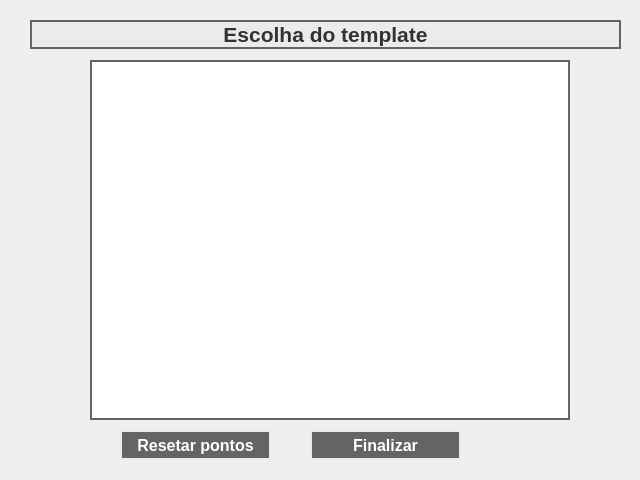
<?xml version="1.0" encoding="UTF-8"?>
<ui version="4.0">
 <class>Dialog</class>
 <widget class="QDialog" name="Dialog">
  <property name="geometry">
   <rect>
    <x>0</x>
    <y>0</y>
    <width>640</width>
    <height>480</height>
   </rect>
  </property>
  <property name="windowTitle">
   <string>Dialog</string>
  </property>
  <widget class="QGraphicsView" name="graphics_view">
   <property name="geometry">
    <rect>
     <x>90</x>
     <y>60</y>
     <width>480</width>
     <height>360</height>
    </rect>
   </property>
   <property name="sizePolicy">
    <sizepolicy hsizetype="Fixed" vsizetype="Fixed">
     <horstretch>0</horstretch>
     <verstretch>0</verstretch>
    </sizepolicy>
   </property>
   <property name="minimumSize">
    <size>
     <width>480</width>
     <height>360</height>
    </size>
   </property>
   <property name="maximumSize">
    <size>
     <width>480</width>
     <height>360</height>
    </size>
   </property>
   <property name="styleSheet">
    <string notr="true">border-color: rgb(100, 100, 100);
border-width : 2px;
border-style:solid;</string>
   </property>
   <property name="alignment">
    <set>Qt::AlignRight|Qt::AlignTrailing|Qt::AlignVCenter</set>
   </property>
  </widget>
  <widget class="QLabel" name="label_33">
   <property name="geometry">
    <rect>
     <x>30</x>
     <y>20</y>
     <width>591</width>
     <height>29</height>
    </rect>
   </property>
   <property name="font">
    <font>
     <pointsize>16</pointsize>
     <weight>75</weight>
     <bold>true</bold>
    </font>
   </property>
   <property name="styleSheet">
    <string notr="true">background-color: rgb(235, 235, 235);
color: rgb(50, 50, 50);
border-color: rgb(100, 100, 100);
border-width : 2px;
border-style:solid;</string>
   </property>
   <property name="text">
    <string>Escolha do template</string>
   </property>
   <property name="alignment">
    <set>Qt::AlignCenter</set>
   </property>
  </widget>
  <widget class="QPushButton" name="reset_push_button">
   <property name="geometry">
    <rect>
     <x>120</x>
     <y>430</y>
     <width>151</width>
     <height>30</height>
    </rect>
   </property>
   <property name="sizePolicy">
    <sizepolicy hsizetype="Preferred" vsizetype="Fixed">
     <horstretch>0</horstretch>
     <verstretch>0</verstretch>
    </sizepolicy>
   </property>
   <property name="maximumSize">
    <size>
     <width>999999</width>
     <height>30</height>
    </size>
   </property>
   <property name="font">
    <font>
     <pointsize>12</pointsize>
     <weight>75</weight>
     <bold>true</bold>
    </font>
   </property>
   <property name="styleSheet">
    <string notr="true">background-color: rgb(100, 100, 100);
color: rgb(255, 255, 255);
border-color: rgb(235, 235, 235);
border-width : 2px;
border-style:solid;</string>
   </property>
   <property name="text">
    <string>Resetar pontos</string>
   </property>
  </widget>
  <widget class="QPushButton" name="finish_push_button">
   <property name="enabled">
    <bool>false</bool>
   </property>
   <property name="geometry">
    <rect>
     <x>310</x>
     <y>430</y>
     <width>151</width>
     <height>30</height>
    </rect>
   </property>
   <property name="sizePolicy">
    <sizepolicy hsizetype="Preferred" vsizetype="Fixed">
     <horstretch>0</horstretch>
     <verstretch>0</verstretch>
    </sizepolicy>
   </property>
   <property name="maximumSize">
    <size>
     <width>999999</width>
     <height>30</height>
    </size>
   </property>
   <property name="font">
    <font>
     <pointsize>12</pointsize>
     <weight>75</weight>
     <bold>true</bold>
    </font>
   </property>
   <property name="styleSheet">
    <string notr="true">background-color: rgb(100, 100, 100);
color: rgb(255, 255, 255);
border-color: rgb(235, 235, 235);
border-width : 2px;
border-style:solid;</string>
   </property>
   <property name="text">
    <string>Finalizar</string>
   </property>
  </widget>
 </widget>
 <resources/>
 <connections/>
</ui>
